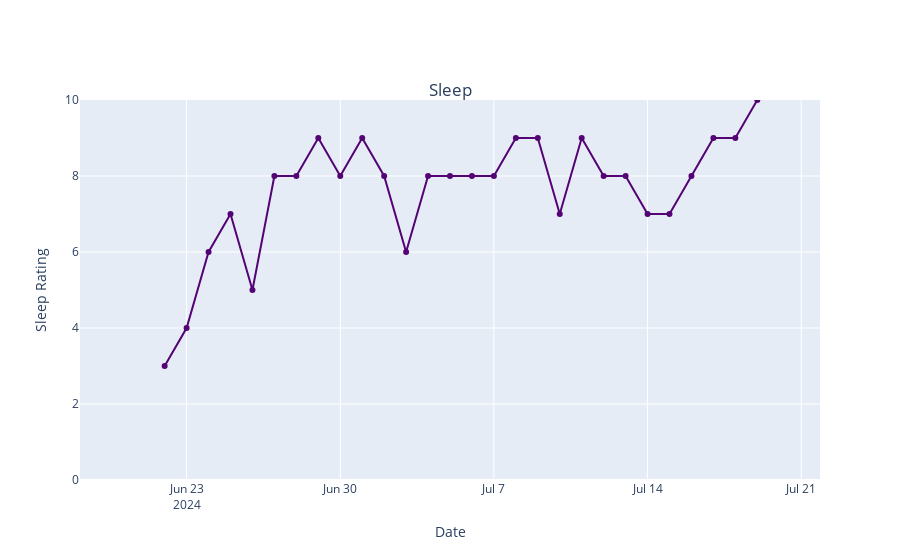

Notebook cell for this chart:
### Code cell
# Define specific colors for each line
colors = ['#540375']

fig3 = px.line(glucose_df, x="Date", y="Sleep", title='Sleep',
              markers=True, color_discrete_sequence=colors)

fig3.update_layout(
    title = {'y':0.85,
             'x':0.5,
             'xanchor': 'center',
             'yanchor': 'top'})

# Update layout to rename legend title
fig3.update_layout(
    yaxis_title='Sleep'  # New y-axis title
)

# Update layout to change minimum value on y-axis
fig3.update_layout(
    yaxis=dict(title='Sleep Rating', range=[0, 10])  # Set minimum y-axis value to 50
)

# Update layout to move legend position on x-axis
fig3.update_layout(
    legend=dict(
        x=0.9,  # Position the legend horizontally at 50% of the plot width
        y=0.95,
        xanchor='center',  # Center alignment of the legend
        yanchor='top'  # Align legend to the top of the plot
    )
)

fig3.show()

### Figure 1 — Plotly figure (JSON) as saved in the notebook; plotly's stock layout.template omitted (floating-point values rounded to 4 significant figures)
{"data": [{"hovertemplate": "Date=%{x}<br>Sleep=%{y}<extra></extra>", "legendgroup": "", "line": {"color": "#540375", "dash": "solid"}, "marker": {"symbol": "circle"}, "mode": "lines+markers", "name": "", "orientation": "v", "showlegend": false, "type": "scatter", "x": ["2024-06-20", "2024-06-21", "2024-06-22", "2024-06-23", "2024-06-24", "2024-06-25", "2024-06-26", "2024-06-27", "2024-06-28", "2024-06-29", "2024-06-30", "2024-07-01", "2024-07-02", "2024-07-03", "2024-07-04", "2024-07-05", "2024-07-06", "2024-07-07", "2024-07-08", "2024-07-09", "2024-07-10", "2024-07-11", "2024-07-12", "2024-07-13", "2024-07-14", "2024-07-15", "2024-07-16", "2024-07-17", "2024-07-18", "2024-07-19", "2024-07-20"], "xaxis": "x", "y": [null, null, 3, 4, 6, 7, 5, 8, 8, 9, 8, 9, 8, 6, 8, 8, 8, 8, 9, 9, 7, 9, 8, 8, 7, 7, 8, 9, 9, 10, null], "yaxis": "y"}], "layout": {"legend": {"tracegroupgap": 0, "x": 0.9, "xanchor": "center", "y": 0.95, "yanchor": "top"}, "title": {"text": "Sleep", "x": 0.5, "xanchor": "center", "y": 0.85, "yanchor": "top"}, "xaxis": {"anchor": "y", "domain": [0, 1], "title": {"text": "Date"}}, "yaxis": {"anchor": "x", "domain": [0, 1], "range": [0, 10], "title": {"text": "Sleep Rating"}}}}
